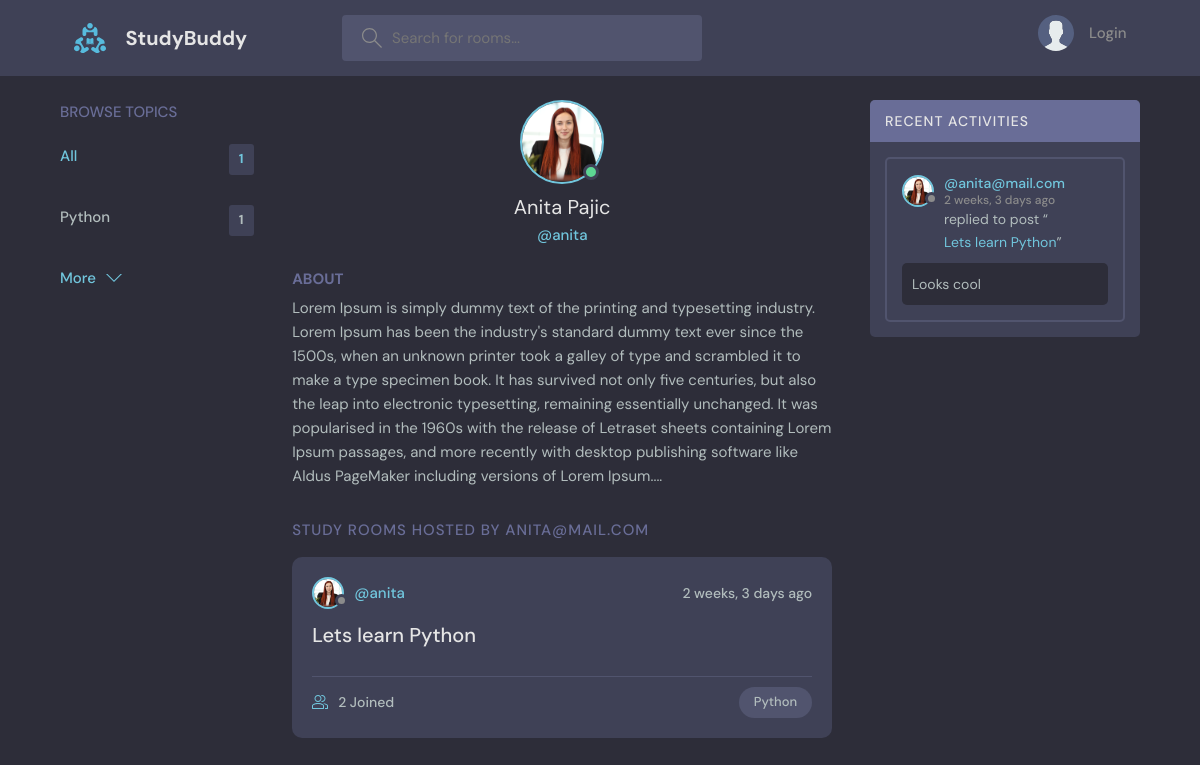
The app's page /profile/1 with its own data.
### base/models.py (models this page shows, shortened)
class Topic(models.Model):
    name = models.CharField(max_length=200)

class User(AbstractUser):
    name = models.CharField(max_length=200, null=True)
    email = models.EmailField(unique=True, null=True)
    bio = models.TextField(null=True)
    avatar = models.ImageField(null=True, default="avatar.svg")
    USERNAME_FIELD = 'email'
    REQUIRED_FIELDS = []

class Room(models.Model):
    host = models.ForeignKey(User, on_delete=models.SET_NULL, null=True)
    topic = models.ForeignKey(Topic, on_delete=models.SET_NULL, null=True)
    name = models.CharField(max_length=200)
    description = models.TextField(null=True, blank=True)
    participants = models.ManyToManyField(User, related_name='participants', blank=True)
    updated = models.DateTimeField(auto_now=True)
    created = models.DateTimeField(auto_now_add=True)
    class Meta:
        ordering = ['-updated', 'created']
    def __str__(self):
        return self.name

class Message(models.Model):
    user = models.ForeignKey(User, on_delete=models.CASCADE)
    room = models.ForeignKey(Room, on_delete=models.CASCADE)
    body = models.TextField()
    updated = models.DateTimeField(auto_now=True)
    created = models.DateTimeField(auto_now_add=True)
    class Meta:
        ordering = ['-updated', '-created']
    def __str__(self):
        return self.body[0:50]

### base/views.py (the view)
# urls.py: path('profile/<str:pk>', views.userProfile, name="user-profile"),
def userProfile(request, pk):
    user= User.objects.get(id=pk)
    rooms = user.room_set.all()
    room_messages = user.message_set.all()
    topics = Topic.objects.all()
    context = {'user' : user, 'rooms' : rooms, 'room_messages':room_messages, 'topics':topics}
    return render(request, 'base/profile.html', context)

### base/templates/base/profile.html (shortened to what this page needs)
{% extends 'main.html' %}
{% block content %}
  <main class="profile-page layout layout--3">
    <div class="container">
      {% include 'base/topics_component.html' %}
      <div class="roomList">
        <div class="profile">
          <div class="profile__avatar">
            <div class="avatar avatar--large active">
              <img src="{{user.avatar.url}}" />
            </div>
          </div>
          <div class="profile__info">
            <h3>{{user.name}}</h3>
            <p>@{{user.username}}</p>
          </div>
          <div class="profile__about">
            <h3>About</h3>
            <p>
              {{user.bio}}
            </p>
          </div>
        </div>
        <div class="roomList__header">
          <div>
            <h2>Study Rooms Hosted by {{user.email}}</a>
            </h2>
          </div>
        </div>
        {% include 'base/feed_component.html' %}
      </div>
      {% include 'base/activity_component.html' %}
    </div>
  </main>
{% endblock %}

### templates/main.html (shortened to what this page needs)
<!DOCTYPE html>
{% load static %}
<html lang="en">
  <head>
    <link rel="stylesheet" href="{% static 'styles/style.css' %}" />
  </head>
  <body>
    {% include 'navbar.html' %}
    {% block content %}
    {% endblock %}
  </body>
</html>

### templates/navbar.html (shortened to what this page needs)
{% load static %}
<header class="header header--loggedIn">
    <div class="container">
      <a href="{% url 'home' %}" class="header__logo">
        <img src="{% static 'images/logo.svg' %}" />
        <h1>StudyBuddy</h1>
      </a>
      <form class="header__search" method="GET" action="{% url 'home' %}">
        <label>
          <input name="q" placeholder="Search for rooms..." />
        </label>
      </form>
      <nav class="header__menu">
        {% if request.user.is_authenticated %}
        <div class="header__user">
          <a href="{% url 'update-user' %}">
            <div class="avatar avatar--medium active">
              <img src="{{request.user.avatar.url}}" />
            </div>
            <p>{{request.user.username}} <span>{{request.user.username}}</span></p>
          </a>
          <button class="dropdown-button">
            <svg version="1.1" xmlns="http://www.w3.org/2000/svg" width="32" height="32" viewBox="0 0 32 32">
              <title>chevron-down</title>
              <path d="M16 21l-13-13h-3l16 16 16-16h-3l-13 13z"></path>
            </svg>
          </button>
        </div>
        {% else %}
        <a href="{% url 'login' %}">
          <img src="{% static 'images/avatar.svg' %}" />
          <p>Login</p>
        </a>
        {% endif %}
      </nav>
    </div>
  </header>

### base/templates/base/topics_component.html
<div class="topics">
    <div class="topics__header">
      <h2>Browse Topics</h2>
    </div>
    <ul class="topics__list">
      <li>
        <a href="{% url 'home' %}" class="active">All <span>{{topics.count}}</span></a>
      </li>
      {% for topic in topics %}
      <li>
        <a href="{% url 'home' %}?q={{topic.name}}"> {{topic.name}} <span>{{topic.room_set.all.count}}</span></a>
      </li>
      {% endfor %}
    </ul>
    <a class="btn btn--link" href="{% url 'topics' %}">
      More
      <svg version="1.1" xmlns="http://www.w3.org/2000/svg" width="32" height="32" viewBox="0 0 32 32">
        <title>chevron-down</title>
        <path d="M16 21l-13-13h-3l16 16 16-16h-3l-13 13z"></path>
      </svg>
    </a>
  </div>

### base/templates/base/feed_component.html (shortened to what this page needs)
{% for room in rooms %}
<div class="roomListRoom">
    <div class="roomListRoom__header">
      <a href="{% url 'user-profile' room.host.id %}" class="roomListRoom__author">
        <div class="avatar avatar--small">
          <img src="{{room.host.avatar.url}}" />
        </div>
        <span>@{{room.host.username}}</span>
      </a>
      <div class="roomListRoom__actions">
        <span>{{room.created|timesince}} ago</span>
      </div>
    </div>
    <div class="roomListRoom__content">
      <a href="{% url 'room' room.id %}">{{room.name}}</a>
    </div>
    <div class="roomListRoom__meta">
      <a href="{% url 'room' room.id %}" class="roomListRoom__joined">
        {{room.participants.all.count}} Joined
      </a>
      <p class="roomListRoom__topic">{{room.topic.name}}</p>
    </div>
  </div>
{% endfor %}

### base/templates/base/activity_component.html (shortened to what this page needs)
<div class="activities">
    <div class="activities__header">
      <h2>Recent Activities</h2>
    </div>
    {% for message in room_messages %}
    <div class="activities__box">
      <div class="activities__boxHeader roomListRoom__header">
        <a href="{% url 'user-profile' message.user.id %}" class="roomListRoom__author">
          <div class="avatar avatar--small">
            <img src="{{message.user.avatar.url}}" />
          </div>
          <p>
            @{{message.user}}
            <span>{{message.created|timesince}} ago</span>
          </p>
        </a>
      </div>
      <div class="activities__boxContent">
        <p>replied to post “<a href="{% url 'room' message.room.id %}">{{message.room}}</a>”</p>
        <div class="activities__boxRoomContent">
          {{message}}
        </div>
      </div>
    </div>
    {% endfor %}
  </div>

### records on screen
Topic: name "Python", room_set.all.count "1"
User: avatar (picture), name "Anita Pajic", username "anita", bio "Lorem Ipsum is simply dummy text of the printing and typesetting industry. Lorem Ipsum has been the industry's standard dummy text ever since the 1500s, when an unknown printer took a galley of type and scrambled it to make a type specimen book. It has survived not only five centuries, but also the leap into electronic typesetting, remaining essentially unchanged. It was popularised in the 1960s with the release of Letraset sheets containing Lorem Ipsum passages, and more recently with desktop publishing software like Aldus PageMaker including versions of Lorem Ipsum....", email "ANITA@MAIL.COM"
Room: host.avatar (picture), host.username "anita", created "2 weeks, 3 days", name "Lets learn Python", participants.all.count "2", topic.name "Python"
Message: user.avatar (picture), user "anita@mail.com", created "2 weeks, 3 days", room "Lets learn Python", body "Looks cool"

### other values on screen
{{ topics.count }} "1"
